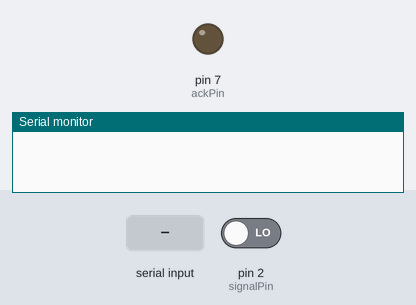
Simulated run of this sketch. Board: Arduino Uno, built with avr-gcc and run on an emulated ATmega328P. On the bench: output pins drawn as LEDs (lit = HIGH), the last lines printed to the serial monitor. The inputs (shaded band) are chosen by the test bench; at power-on: pin 2 (signalPin) LOW.

Above: at 1.2 s.
1.3 s: "1\n" received over Serial
At 2.7 s:
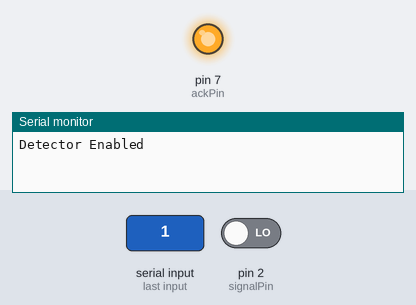
4.3 s: "0\n" received over Serial
At 4.9 s:
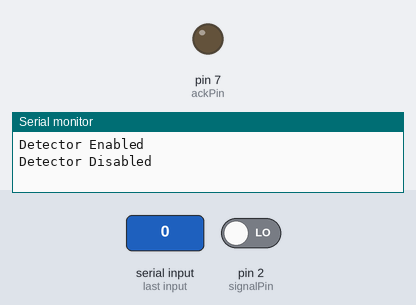
Timing chart, 0 to 7.3 s (numbered marks = the images above; inputs shaded):
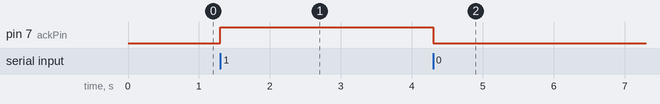

Measured:
- after the input at 1.3 s, pin 7 (ackPin): LOW → HIGH at once
- after the input at 4.3 s, pin 7 (ackPin): HIGH → LOW at once

The sketch:

parcelCounter.ino
```cpp
#define signalPin 2
#define ackPin 7

int val;

String inputString = "";
boolean stringComplete = false;


void setup()
{
	Serial.begin(9600);

	pinMode(signalPin, INPUT);
	pinMode(ackPin, OUTPUT);

	attachInterrupt(digitalPinToInterrupt(signalPin), detect, RISING);

	inputString.reserve(200);

	//detectTest();
}

void loop()
{
	//getCommand();
	sendCommand();
}


void detect()
{
	val = 1;
	Serial.println("Sample Detected");
}

void sendCommand()
{
	if (stringComplete)
	{
		//Serial.println(inputString);

		stringComplete = false;

		if (inputString.charAt(0) == '1')
		{
			digitalWrite(ackPin, HIGH);
			Serial.println("Detector Enabled");
		}

		if (inputString.charAt(0) == '0')
		{
			digitalWrite(ackPin, LOW);
			Serial.println("Detector Disabled");
		}

		if (inputString.charAt(0) == 'k')
		{
			digitalWrite(ackPin, LOW);
			Serial.println("Enter Number");
		}

		inputString = "";

	}
}

// void sendCommand()
// {
// 	if (inputString.charAt(0) == '1')
// 	digitalWrite(ackPin, HIGH);

// 	if (inputString.charAt(0) == '0')
// 	digitalWrite(ackPin, LOW);
// }

void serialEvent()
{
	while (Serial.available())
	{
		char inChar = (char)Serial.read();
		inputString += inChar;

		if (inChar == '\n')
		{
			stringComplete = true;
		}
	}
}


// val = response.indexOf('*');

// if ((response.charAt(val) == '*') && (response.charAt(val+1) == 'o') && (response.charAt(val+2) == 'n'))
```
